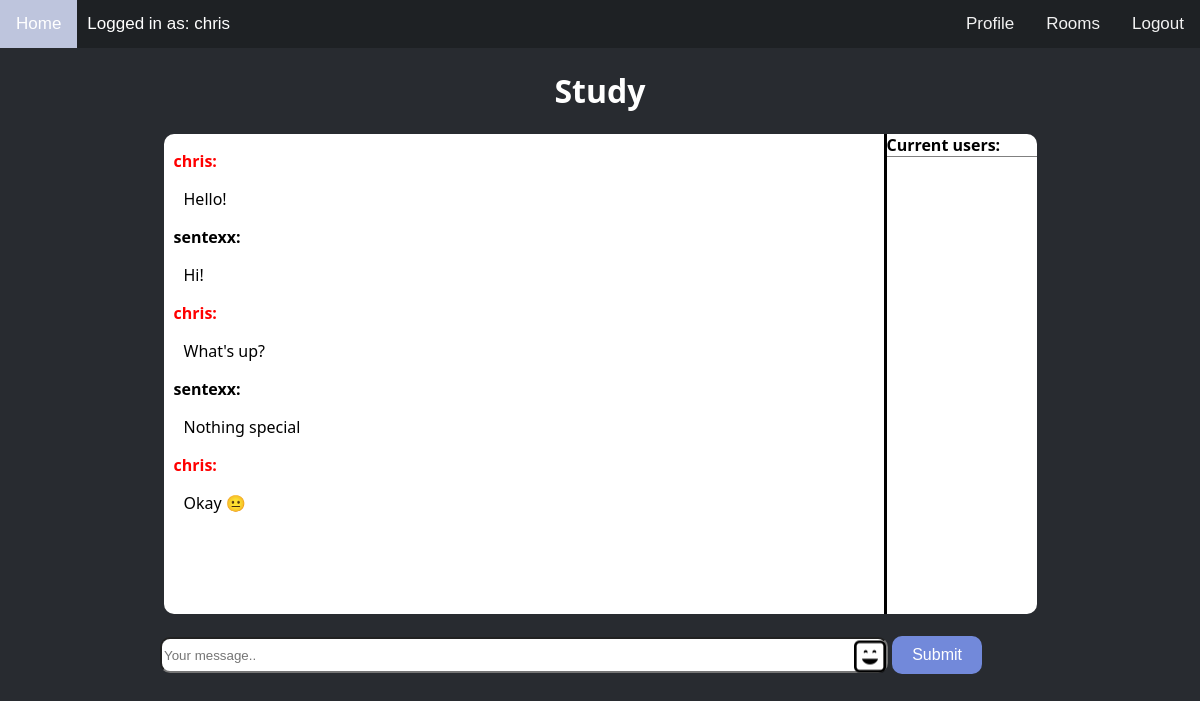
/rooms/study/ (signed in), run on an earlier commit of the app's database.
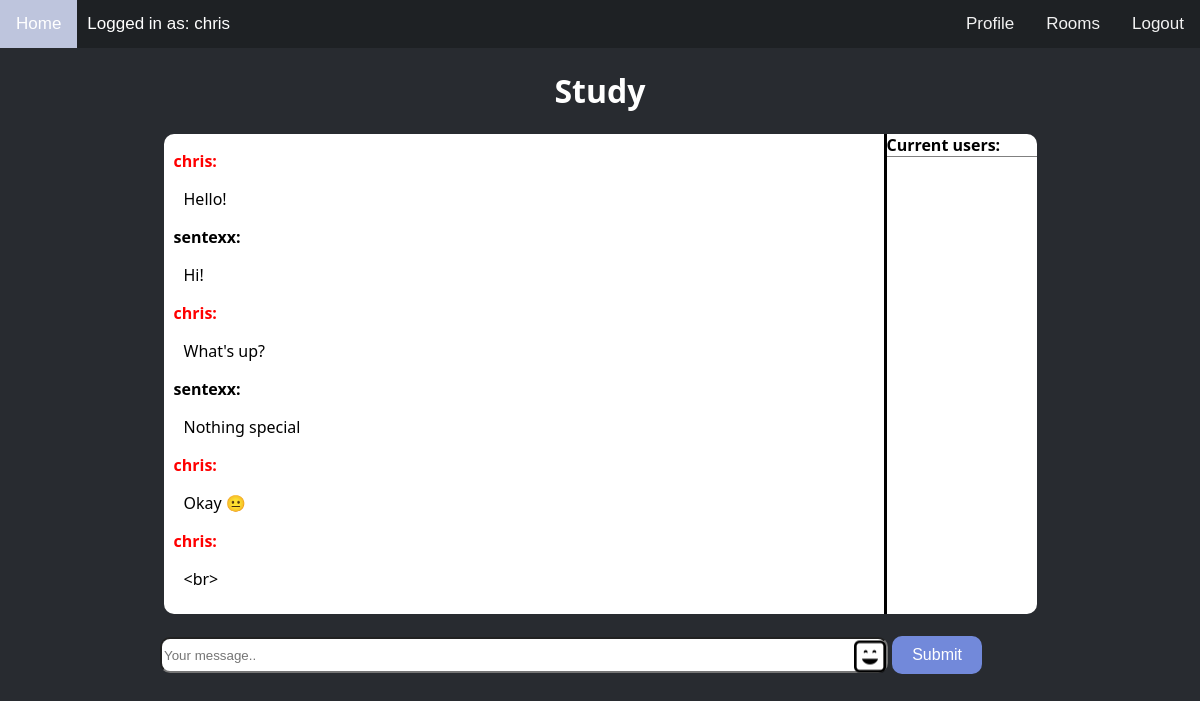
And on a later commit of the database.
### room/models.py (models this page shows)
class Room(models.Model):
    name = models.CharField(max_length=255)
    slug = models.SlugField(unique=True)

class Message(models.Model):
    room=models.ForeignKey(Room, related_name='messages', on_delete=models.CASCADE)
    user=models.ForeignKey(User, related_name='messages', on_delete=models.CASCADE, null=False)
    content=models.TextField()
    date_added=models.DateTimeField(auto_now_add=True)
    class Meta:
        ordering=('date_added',)

### room/views.py (the view)
# urls.py: path('rooms/', include("room.urls")),
@login_required
def room(request, slug):
    room = Room.objects.get(slug=slug)
    messages_raw = Message.objects.filter(room=room)
    messages_len = len(messages_raw)
    load_in_message_size = 25
    if(messages_len <= load_in_message_size):
        messages = messages_raw
    else:
        messages = messages_raw[(messages_len-load_in_message_size-1):(messages_len)]
    return render(request, 'room/room.html', {'room': room, 'messages': messages})

### room/templates/room/room.html (shortened to what this page needs)
{% extends 'core/base.html' %}
{% load static%}
{% block content %}
{% block head %}
<link rel="stylesheet" href="{% static 'css/room.css' %}">
{% endblock %}
<div class="center">
    <h1>{{ room.name }}</h1>
</div>
    <div class="text-box">
        <div id="chat-messages">
            {% for message in messages %}
                <div class="">
                    {% if message.user.is_superuser %}
                    <b><p class="chat-message-name admin"><a href='/profile/{{ message.user.username }}'>{{ message.user.username }}</a>:</p></b>
                    {% else %}
                    <b><p class="chat-message-name user"><a href='/profile/{{ message.user.username }}'>{{ message.user.username }}</a>:</p></b>
                    {% endif %}
                    <p class="chat-message-text">{{ message.content }}</p>
                </div>
            {% endfor %}
        </div>
        <div class="chat-users">
            <div class="chat-users-head"><b>Current users:</b>
            </div>
        </div>
    </div>
    <div id="typing-text-container">
    </div>
    <div id="input-form">
        <form method="post" action="." class="flex">
            <div class="input-form">
                <input type="text" name="content" placeholder="Your message.." id="chat-message-input" class="chat-message-input" onkeyup="sendTypingStatus()">
                <img src="{% static 'images/util/emojis.png' %}" id="emoji-button">
                <button id="chat-message-submit">Submit</button>
            </div>
        </form>
    </div>
{% endblock %}

### core/templates/core/base.html (shortened to what this page needs)
{% load static%}
<!DOCTYPE html>
<html>
    <head>
        <link rel="stylesheet" href="{% static 'css/base.css' %}">
        <link rel="stylesheet" href="{% static 'css/navbar.css' %}">
        {% block head %}{% endblock %}
    </head>
    <body>
        <div class="topnav">
            <div>
                <a id="home-button" href="/" class="active">Home</a>
            </div>
            {% if request.user.is_authenticated %}
            <div class="topnav-text-left">
                Logged in as: {{request.user.username}}
            </div>
            {% endif %}
            <div class="topnav-right">
                {% if request.user.is_authenticated %}
                {% if request.user.email == "" %}
                <a id="profile-button" href='/profile/{{ request.user.username }}'>Profile ❗</a>
                {% else %}
                <a id="profile-button" href='/profile/{{ request.user.username }}'>Profile</a>
                {% endif %}
                <a id="rooms-button" href="/rooms/"class=""> Rooms </a>
                <a id="logout-button" href="/logout/" class="">Logout</a>
                {% else %}
                <a id="login-button" href="/login/" class="">Login</a>
                <a id="register-button" href="/register/" class="">Register</a>
                {% endif %}
            </div>
        </div>
        {% block content %}
        {% endblock %}
    </body>
</html>

### static/css/base.css (style rules this page uses)
body { background-color: #282b30; color: white; font-family: system-ui, -apple-system, BlinkMacSystemFont, 'Segoe UI', Roboto, Oxygen, Ubuntu, Cantarell, 'Open Sans', 'Helvetica Neue', sans-serif; margin: 0px; }
.center { text-align: center; }
body { background-color: #282b30; }

### static/css/navbar.css (style rules this page uses)
.topnav { font-family:Verdana, Geneva, Tahoma, sans-serif; background-color: #1e2124; overflow: hidden; }
.topnav a { float: left; color: #f2f2f2; text-align: center; padding: 14px 16px; text-decoration: none; font-size: 17px; }
.topnav-text-left { float: left; text-align: center; padding: 14px 10px; text-decoration: none; font-size: 17px; }
.topnav a.active { background-color: #7289da; color: white; }
.topnav-right { float: right; }

### static/css/room.css (style rules this page uses)
:root { --chat-size: 60vw; --chat-input-margin: calc((100% - var(--chat-size)) / 2); --chat-input-width: calc(var(--chat-size)); --chat-submit: var(--chat-input-margin)/2; }
#chat-messages { background-color: white; color: black; width: var(--chat-size); height: 60vh; overflow-y: auto; border-top-left-radius: 10px; border-bottom-left-radius: 10px; }
.chat-message-name { margin-left: 10px; }
.chat-message-text { margin-left: 20px; }
.user { color: black; }
.admin { color: red; }
#chat-message-input { border-radius: 10px; height: 30px; width: var(--chat-input-width); }
#chat-message-submit { background-color: #7289da; border: none; color: white; padding: 10px 20px; text-align: center; text-decoration: none; display: inline-block; font-size: 16px; border-radius: 10px; width: var(--chat-submit); }
.text-box { display: flex; justify-content: center; }
.chat-users { background-color: white; color: black; width: 150px; border-left: 3px solid black; border-top-right-radius: 10px; border-bottom-right-radius: 10px; }
.chat-users-head { border-bottom: 1px solid gray; }
.input-form { margin-left: calc(var(--chat-input-margin) - 80px); position: relative; }
#typing-text-container { margin-left: calc(var(--chat-input-margin) - 70px); width: var(--chat-input-width); height: 22px; }
#emoji-button { width: 32px; height: 32px; position: absolute; cursor: pointer; transform: translateX(-38px) translateY(4.5px); }
.chat-message-name >a { color: inherit; text-decoration: none; }

What changed in the data, as far as the page shows it:
added Message: user.username "chris", content "<br>"
